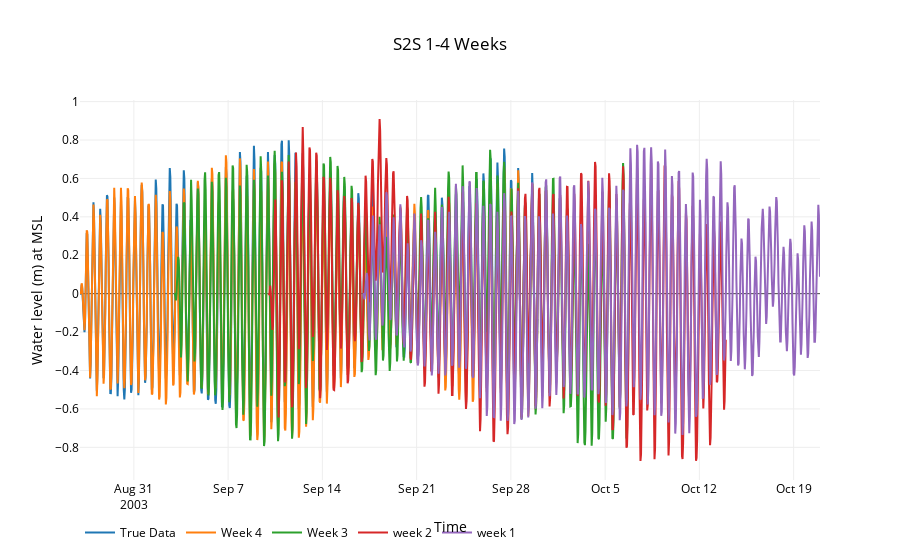

Notebook cell for this chart:
### Markdown cell above
### Water Level from Weeks 1-4
#### Duck,NC

### Code cell
data = utils.surge(files,nodes,start,name)
layout = go.Layout(dict(title = 'S2S 1-4 Weeks'),
          xaxis = dict(title = 'Time'),yaxis = dict(title = 'Water level (m) at MSL'),                     
          legend= dict(orientation = "h"),font = dict(color = 'rgb(0,0,0)'),
          paper_bgcolor = 'rgb(255,255,255)',plot_bgcolor = 'rgb(255,255,255)')
fig = go.Figure(data=data, layout=layout)
interactive = iplot(fig)
#po.plot(fig,filename=root_dir+'\\'+'duck_tidal.html')

### Figure 1 — Plotly figure (JSON) as saved in the notebook; plotly's stock layout.template omitted (floating-point values rounded to 4 significant figures; data arrays with more than 128 entries replaced by an {"elided": "..."} marker saying what was removed)
{"data": [{"line": {"color": "rgba(51, 51, 255)"}, "mode": "lines", "name": "True Data", "type": "scatter", "uid": "05abb686-de29-11e8-9789-f40669f1696c", "x": {"elided": "816 str values"}, "y": {"elided": "816 float values"}}, {"line": {"color": "rgba(204, 0, 255)"}, "mode": "lines", "name": "Week 4", "type": "scatter", "uid": "05abb687-de29-11e8-a4b5-f40669f1696c", "x": {"elided": "816 str values"}, "y": {"elided": "816 float values"}}, {"line": {"color": "rgba(51, 51, 255)"}, "mode": "lines", "name": "Week 3", "type": "scatter", "uid": "05abb688-de29-11e8-8caf-f40669f1696c", "x": {"elided": "816 str values"}, "y": {"elided": "816 float values"}}, {"line": {"color": "rgba(0, 153, 0)"}, "mode": "lines", "name": "week 2", "type": "scatter", "uid": "05abb689-de29-11e8-b87c-f40669f1696c", "x": {"elided": "816 str values"}, "y": {"elided": "816 float values"}}, {"line": {"color": "rgba(204, 0, 0)"}, "mode": "lines", "name": "week 1", "type": "scatter", "uid": "05abb68a-de29-11e8-bb30-f40669f1696c", "x": {"elided": "816 str values"}, "y": {"elided": "816 float values"}}], "layout": {"autosize": true, "font": {"color": "rgb(0, 0, 0)"}, "legend": {"orientation": "h"}, "paper_bgcolor": "rgb(255,255,255)", "plot_bgcolor": "rgb(255,255,255)", "title": "S2S 1-4 Weeks", "xaxis": {"autorange": true, "range": ["2003-08-27", "2003-10-20 23:00"], "title": "Time", "type": "date"}, "yaxis": {"autorange": true, "range": [-0.9701, 1.008], "title": "Water level (m) at MSL", "type": "linear"}}}
